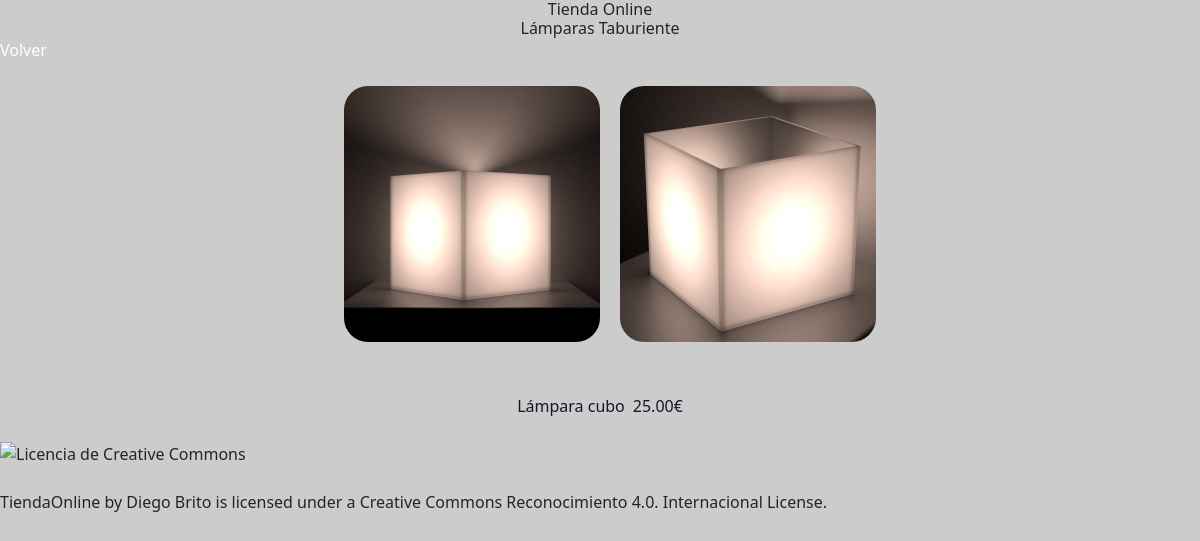
/Bloque4/tiendaonline-v1/product.php?id=2, run on the app's committed database.
### tables this page shows
CREATE TABLE IF NOT EXISTS `imagenesproductos` (
  `id` int(100) NOT NULL AUTO_INCREMENT,
  `idproducto` int(100) DEFAULT NULL,
  `imagen` varchar(255) DEFAULT NULL,
  `titulo` varchar(255) DEFAULT NULL,
  `descripcion` varchar(255) DEFAULT NULL,
  PRIMARY KEY (`id`),
  Foreign Key (`idproducto`) REFERENCES `productos`(`id`)
);

CREATE TABLE IF NOT EXISTS `productos` (
  `id` int(100) NOT NULL AUTO_INCREMENT,
  `nombre` varchar(255) DEFAULT NULL,
  `descripcion` varchar(255) DEFAULT NULL,
  `precio` decimal(30,2) DEFAULT NULL,
  `peso` int(255) DEFAULT NULL,
  `longitud` int(255) DEFAULT NULL,
  `anchura` int(255) DEFAULT NULL,
  `altura` int(255) DEFAULT NULL,
  `existencias` int(255) DEFAULT NULL,
  `activado` tinyint(1) DEFAULT NULL,
  PRIMARY KEY (`id`)
);

### Bloque4/tiendaonline-v1/product.php (the view)
<?php include 'php/header.inc' ?>
<?php include 'php/connect.inc' ?>
<a href=".">Volver</a>
<?php
$id = $_GET['id'];
$sql = "SELECT p.id pid, i.id, p.nombre, p.descripcion, p.precio, i.imagen from productos p inner join imagenesproductos i on p.id = i.idproducto
        where existencias > 0 and p.id = $id";
$result = $conn->query($sql);
$sql2 = "SELECT nombre, precio FROM productos where id = $id";
$result2 = $conn->query($sql2);
$lamp = $result2->fetch(PDO::FETCH_ASSOC);
echo "<div class='w-full p-6 flex flex-row place-content-center'>";
while ($register = $result->fetch(PDO::FETCH_ASSOC)) {
    echo "<img src=photo/" . $register['imagen'] . " class='ml-5 w-64 rounded-3xl '>";
}
echo "</div>";
echo "<div class='w-full p-6 flex flex-row place-content-center'>
        <p class='pt-1 text-gray-900 mx-1'>" . $lamp['nombre'] . "</p>
        <p class='pt-1 text-gray-900 mx-1'>" . $lamp['precio'] . "€</p>
        </div>";
?>
<?php include 'php/footer.inc' ?>

### Bloque4/tiendaonline-v1/css/style.css (style rules this page uses)
body { background-color: #ccc; }

### Bloque4/tiendaonline-v1/php/header.inc (style rules this page uses)
a { text-decoration: none; color: white; }

### data on the page
imagenesproductos: imagen (picture)
imagenesproductos: imagen (picture)
productos: nombre "Lámpara cubo", precio "25.00"
